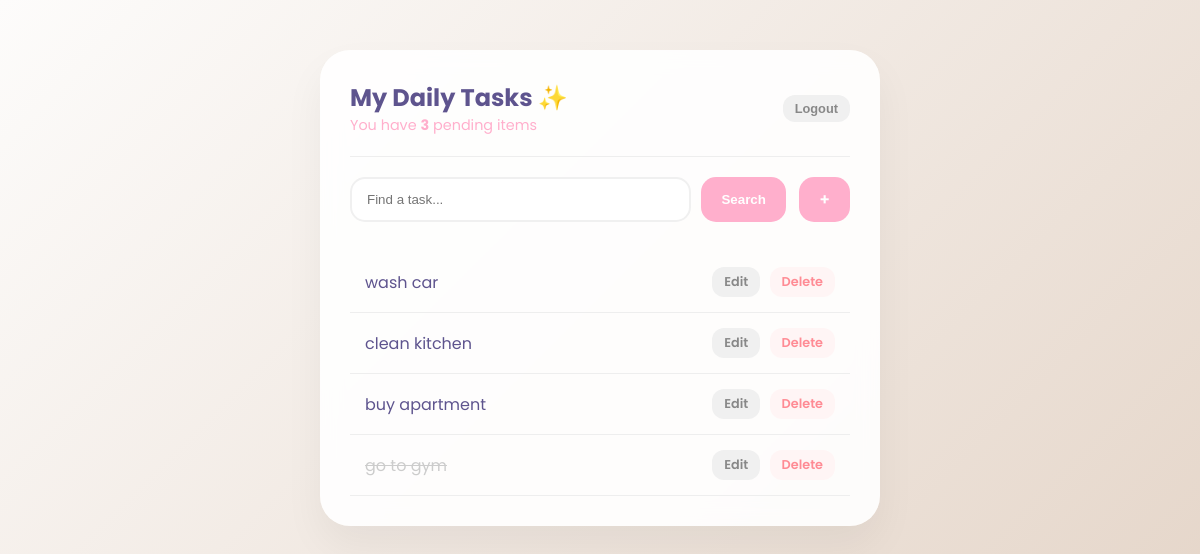
Page / (signed in) on the earlier database version.
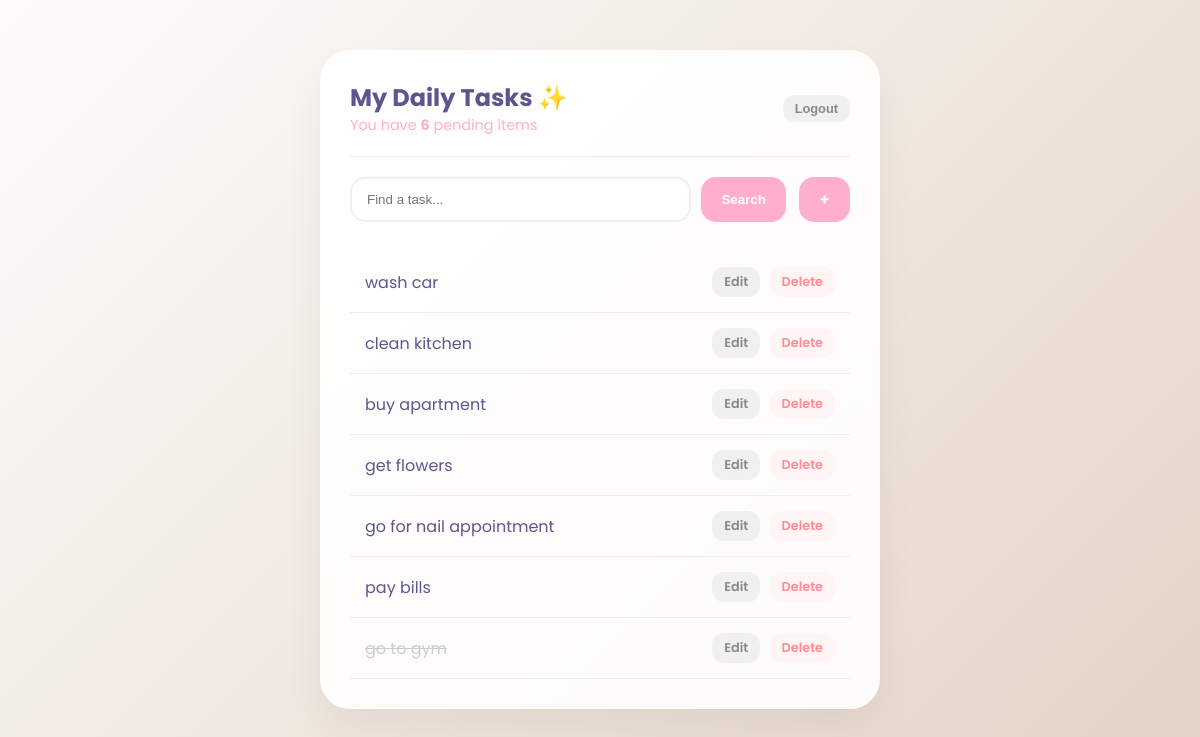
Same page on the later database version.
### base/models.py (models this page shows, shortened)
class Task(models.Model):
    user = models.ForeignKey(User, on_delete=models.CASCADE, null=True, blank=True)
    title = models.CharField(max_length=200)
    description = models.TextField(null=True, blank=True)
    complete = models.BooleanField(default=False)
    created = models.DateTimeField(auto_now_add=True)
    class Meta:
        ordering = ['complete']  # Orders tasks by their completion status

### base/views.py (the view)
# urls.py: path('', TaskList.as_view(), name='tasks'),
class TaskList(LoginRequiredMixin, ListView):
    model = Task
    context_object_name = 'tasks'
    def get_context_data(self, **kwargs):
        context = super().get_context_data(**kwargs)
        context['tasks'] = context['tasks'].filter(user=self.request.user)
        context['count'] = context['tasks'].filter(complete=False).count()
        search_input = self.request.GET.get('search-area') or ''
        if search_input:
            context['tasks'] = context['tasks'].filter(
                title__startswith=search_input)
        context['search_input'] = search_input
        return context

### base/templates/base/task_list.html (shortened to what this page needs)
{% extends 'base/main.html' %}
{% block content %}
<div style="display: flex; justify-content: space-between; align-items: center; margin-bottom: 20px;">
    <div>
        <h2 style="margin: 0;">My Daily Tasks ✨</h2>
        <p style="color: var(--primary-pink); margin: 0; font-size: 0.9rem;">You have <b>{{count}}</b> pending items</p>
    </div>
    <form action="{% url 'logout' %}" method="post">
        <button type="submit" class="btn-action btn-edit" style="border:none; cursor:pointer;">Logout</button>
    </form>
</div>
<hr style="border: 0; border-top: 1px solid #eee; margin-bottom: 20px;">
<div style="display: flex; gap: 10px; margin-bottom: 30px;">
    <form method="GET" style="flex: 1; display: flex; gap: 10px;">
        <input type="text" name="search-area" placeholder="Find a task..." value="{{search_input}}" class="search-bar">
        <input type="submit" value="Search" class="btn-main">
    </form>
    <a href="{% url 'tasks-create' %}" class="btn-main" style="display: flex; align-items: center; justify-content: center;">+</a>
</div>
<div class="task-items-wrapper">
    {% for task in tasks %}
    <div class="task-row">
        <div style="display: flex; align-items: center; gap: 10px;">
            {% if task.complete %}
                <span style="color: #ccc;"><s>{{task.title}}</s></span>
            {% else %}
                <span>{{task.title}}</span>
            {% endif %}
        </div>
        <div class="task-controls">
            <a href="{% url 'task-update' task.id %}" class="btn-action btn-edit">Edit</a>
            <a href="{% url 'task-delete' task.id %}" class="btn-action btn-delete">Delete</a>
        </div>
    </div>
    {% empty %}
    <p style="text-align: center; color: #999;">Your list is empty. Time to relax! 🌸</p>
    {% endfor %}
</div>
{% endblock content %}

Differences in the rows shown:
added Task: title "get flowers"
added Task: title "go for nail appointment"
added Task: title "pay bills"
Other differences:
{{ count }}: "3" → "6"
